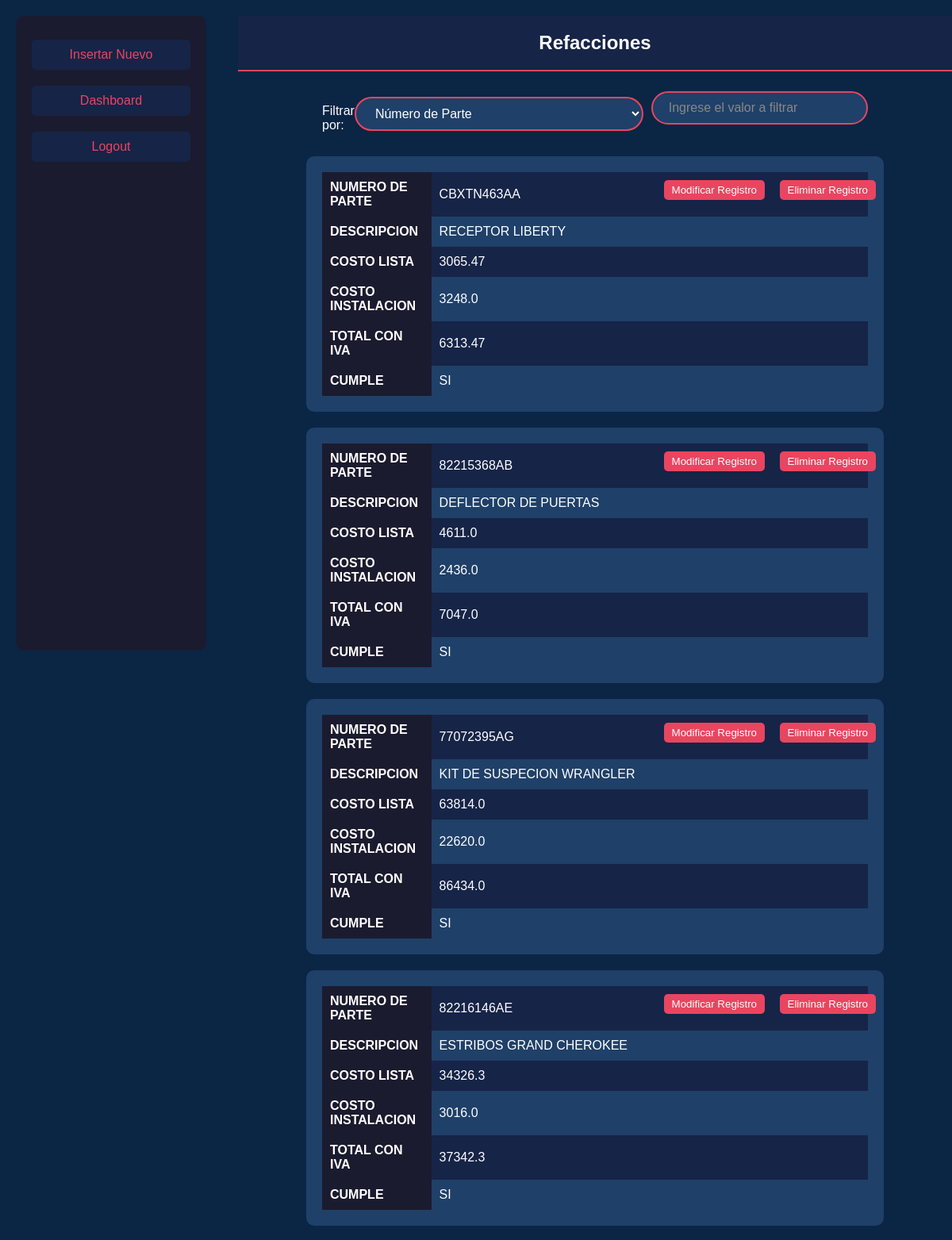
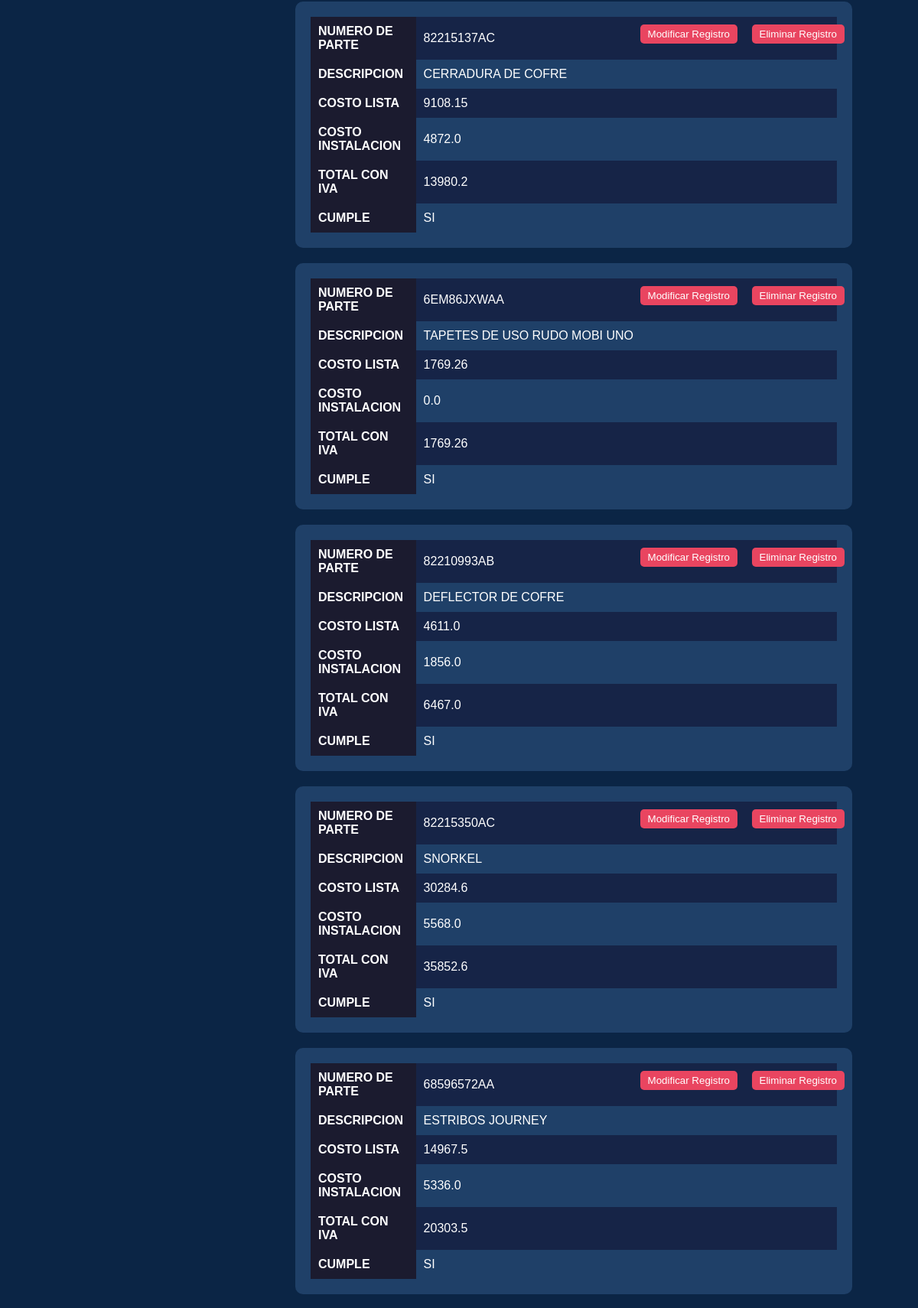
Page /data (upper part) on the committed database (2 pictures, top to bottom).
### tables this page shows
CREATE TABLE refacciones(
                   ID INTEGER PRIMARY KEY AUTOINCREMENT,
                   NUMERO_DE_PARTE text NOT NULL,
                   DESCRIPCION text NOT NULL,
                   COSTO_LISTA float NOT NULL,
                   COSTO_INSTALACION float NOT NULL,
                   TOTAL_CON_IVA float NOT NULL,
                   CUMPLE varchar(2) NOT NULL
                   );

### app.py (the view)
@app.route('/data', methods=['GET'])
def data():
    conn = get_db()
    cursor = conn.cursor()
    cursor.execute("SELECT * FROM refacciones")
    refacciones = cursor.fetchall()
    conn.close()
    refacciones_array = [{"ID": refaccion[0], "NUMERO_DE_PARTE": refaccion[1], "DESCRIPCION": refaccion[2], "COSTO_LISTA": refaccion[3], "COSTO_INSTALACION": refaccion[4], "TOTAL_CON_IVA": refaccion[5], "CUMPLE": refaccion[6]} for refaccion in refacciones]
    return render_template('data.html', refacciones=refacciones_array)

### app.py (called while the page is built)
def get_db():
    conn = sqlite3.connect(DATABASE)
    return conn

### templates/data.html (shortened to what this page needs)
<!DOCTYPE html>
<html lang="en">
<head>
</head>
<body>
    <div class="navbar">
        <a href="/insertar_data">Insertar Nuevo</a>
        <a href="/dashboard">Dashboard</a>
        <a href="/">Logout</a>
    </div>
    <div class="main-content">
        <h2>Refacciones</h2>
        <div class="content">
            <div class="search-bar">
                <label for="filter-category">Filtrar por:</label>
                <select id="filter-category" onchange="updateFilterInput()">
                    <option value="NUMERO_DE_PARTE">Número de Parte</option>
                </select>
                <div class="search-bar" id="filter-input-container">
                    <input type="text" id="filter-input" onkeyup="applyFilter()" placeholder="Ingrese el valor a filtrar">
                </div>
            </div>
            {% for refaccion in refacciones %}
            <div class="record-container" data-id="{{ refaccion.ID }}">
                <button class="delete-button" onclick="eliminarRegistro(this)">Eliminar Registro</button>
                <button class="modify-button" onclick="toggleModificar(this)">Modificar Registro</button>
                <table>
                    <tr>
                        <th>NUMERO DE PARTE</th>
                        <td class="num-parte">{{ refaccion.NUMERO_DE_PARTE }}</td>
                    </tr>
                    <tr>
                        <th>DESCRIPCION</th>
                        <td class="descripcion">{{ refaccion.DESCRIPCION }}</td>
                    </tr>
                    <tr>
                        <th>COSTO LISTA</th>
                        <td class="costo-lista">{{ refaccion.COSTO_LISTA }}</td>
                    </tr>
                    <tr>
                        <th>COSTO INSTALACION</th>
                        <td class="costo-instalacion">{{ refaccion.COSTO_INSTALACION }}</td>
                    </tr>
                    <tr>
                        <th>TOTAL CON IVA</th>
                        <td class="total-iva">{{ refaccion.TOTAL_CON_IVA }}</td>
                    </tr>
                    <tr>
                        <th>CUMPLE</th>
                        <td class="cumple">{{ refaccion.CUMPLE }}</td>
                    </tr>
                </table>
            </div>
            {% endfor %}
        </div>
    </div>
</body>
</html>

### templates/data.html (style rules this page uses)
body { font-family: Arial, sans-serif; background-color: #0B2545; color: #FFFFFF; margin: 0; padding: 0; display: flex; height: 100vh; }
.navbar { background-color: #1B1B2F; width: 200px; padding: 20px; display: flex; flex-direction: column; justify-content: flex-start; border-radius: 10px; margin: 20px; height: calc(100vh - 40px); }
.navbar a { color: #E94560; text-decoration: none; padding: 10px; margin: 10px 0; display: block; text-align: center; border-radius: 5px; background-color: #162447; }
.main-content { flex: 1; display: flex; flex-direction: column; align-items: center; justify-content: flex-start; padding: 20px; margin-left: 20px; }
h2 { text-align: center; padding: 20px; background-color: #162447; width: 100%; margin: 0; border-bottom: 2px solid #E94560; }
.content { display: flex; flex-direction: column; align-items: center; padding: 20px; width: 100%; }
.search-bar { margin-bottom: 20px; width: 80%; display: flex; justify-content: center; align-items: center; }
.search-bar select, .search-bar input { width: 100%; padding: 10px 20px; border-radius: 30px; border: 2px solid #E94560; background-color: #1F4068; color: #FFFFFF; font-size: 16px; outline: none; transition: all 0.3s ease; }
.search-bar select { margin-right: 10px; }
.search-bar input::placeholder { color: #888; }
.record-container { background-color: #1F4068; border-radius: 10px; padding: 20px; margin-bottom: 20px; width: 80%; position: relative; }
table { width: 100%; border-collapse: collapse; }
th, td { padding: 10px; text-align: left; }
th { background-color: #1B1B2F; width: 20%; }
td { background-color: #162447; }
.record-container tr:nth-child(even) td { background-color: #1F4068; }
.delete-button, .modify-button { position: absolute; top: 10px; right: 10px; background-color: #E94560; color: #FFFFFF; border: none; padding: 5px 10px; border-radius: 5px; cursor: pointer; }
.modify-button { right: 150px; }
label { display: block; margin-top: 10px; }
input { width: 100%; padding: 10px; margin-top: 5px; border-radius: 5px; border: 1px solid #888; }
button { background-color: #E94560; color: #FFFFFF; border: none; padding: 10px 20px; margin-top: 20px; border-radius: 5px; cursor: pointer; }

### rows in the picture
refacciones: NUMERO_DE_PARTE "CBXTN463AA", DESCRIPCION "RECEPTOR LIBERTY", COSTO_LISTA "3065.47", COSTO_INSTALACION "3248.0", TOTAL_CON_IVA "6313.47", CUMPLE "SI"
refacciones: NUMERO_DE_PARTE "82215368AB", DESCRIPCION "DEFLECTOR DE PUERTAS", COSTO_LISTA "4611.0", COSTO_INSTALACION "2436.0", TOTAL_CON_IVA "7047.0", CUMPLE "SI"
refacciones: NUMERO_DE_PARTE "77072395AG", DESCRIPCION "KIT DE SUSPECION WRANGLER", COSTO_LISTA "63814.0", COSTO_INSTALACION "22620.0", TOTAL_CON_IVA "86434.0", CUMPLE "SI"
refacciones: NUMERO_DE_PARTE "82216146AE", DESCRIPCION "ESTRIBOS GRAND CHEROKEE", COSTO_LISTA "34326.3", COSTO_INSTALACION "3016.0", TOTAL_CON_IVA "37342.3", CUMPLE "SI"
refacciones: NUMERO_DE_PARTE "82215137AC", DESCRIPCION "CERRADURA DE COFRE", COSTO_LISTA "9108.15", COSTO_INSTALACION "4872.0", TOTAL_CON_IVA "13980.2", CUMPLE "SI"
refacciones: NUMERO_DE_PARTE "6EM86JXWAA", DESCRIPCION "TAPETES DE USO RUDO MOBI UNO", COSTO_LISTA "1769.26", COSTO_INSTALACION "0.0", TOTAL_CON_IVA "1769.26", CUMPLE "SI"
refacciones: NUMERO_DE_PARTE "82210993AB", DESCRIPCION "DEFLECTOR DE COFRE", COSTO_LISTA "4611.0", COSTO_INSTALACION "1856.0", TOTAL_CON_IVA "6467.0", CUMPLE "SI"
refacciones: NUMERO_DE_PARTE "82215350AC", DESCRIPCION "SNORKEL", COSTO_LISTA "30284.6", COSTO_INSTALACION "5568.0", TOTAL_CON_IVA "35852.6", CUMPLE "SI"
refacciones: NUMERO_DE_PARTE "68596572AA", DESCRIPCION "ESTRIBOS JOURNEY", COSTO_LISTA "14967.5", COSTO_INSTALACION "5336.0", TOTAL_CON_IVA "20303.5", CUMPLE "SI"
